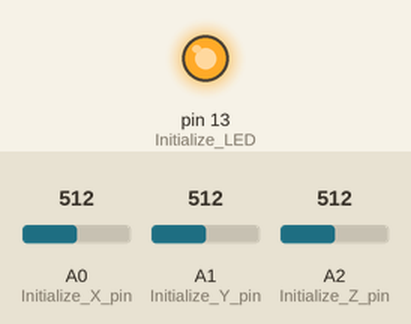
Bench run of a sketch on a simulated Arduino Uno, built with avr-gcc and run on an emulated ATmega328P. Shown: output pins drawn as LEDs (lit = HIGH). Inputs (shaded band) come from the test bench; at power-on: A0 (Initialize_X_pin) = 512, A1 (Initialize_Y_pin) = 512, A2 (Initialize_Z_pin) = 512.

Above: at 0.1 s.
At 19.1 s:
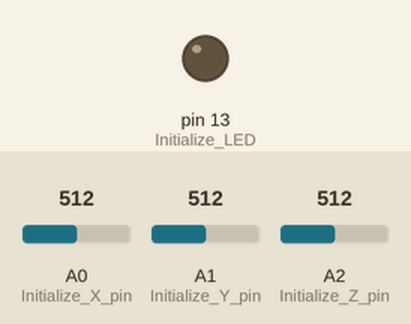
Timing chart, 0 to 24.5 s (numbered marks = the images above):
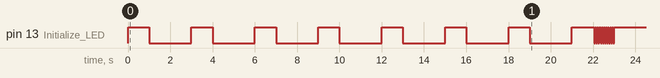

The sketch:

accelerometer_calibration.ino
```cpp
/**
 * Target-Tek (BYU Capstone Team 19) Accelerometer Calibration Prototype Code
 * Our accelerometer needs to be calibrated! We're going to do that by sticking it on
 * a rotating platform, and taking a number of readings equally spaced around a circle.
 * Averaging those readings together will allow us to establish a good normal vector.
 */

#define ERROR_TOLERANCE 20 // Leeway in the accelerometer reading. Accelerometer outputs are from 0 to 1023.
#define ACCELEROMOTER_ZERO 512 // 0g is in the middle of the accelerometer's +-3g range.
#define NUMBER_OF_READINGS 8 // Take 8 readings at 45 degree increments.
#define SETTLING_TIME_DELAY 500 // Wait this long after arriving at a position before taking a reading.
#define TIME_TO_ROTATE 2000 // You have this long to rotate the plate to the next reading point.
#define NUMBER_OF_FLASHES 10 // Number of blinks to indicate we're done. Purely visual in effect.
#define FLASH_DELAY 50 // Time between blinks. Purely visual in effect.

uint16_t x, y, z, x_golden, y_golden, z_golden; // Declare x, y, and z variables, and calibrated averages x,y,z_golden.
uint16_t count; // Number of readings we've taken so far.
uint16_t x_readings[NUMBER_OF_READINGS], y_readings[NUMBER_OF_READINGS], z_readings[NUMBER_OF_READINGS]; // Declare arrays to hold readings to be averaged.

enum state_t {init_st, read_st, rotate_st, math_st, final_st} state;

uint16_t average(uint16_t *val){ // Use like: average(x_readings)
  // Averages our NUMBER_OF_READINGS readings into one.
  uint16_t avg = 0; // Initialize average variable.
  for(uint16_t i=0; i<NUMBER_OF_READINGS; ++i)
    avg += val[i]; // Add together all the readings.
  avg /= NUMBER_OF_READINGS; // Divide by the number of readings.
  return avg;
}

void setup() {
  analogReference(EXTERNAL); // Uses the accelerometer's reference output.
  pinMode(A0, INPUT); // Initialize X pin.
  pinMode(A1, INPUT); // Initialize Y pin.
  pinMode(A2, INPUT); // Initialize Z pin.
  pinMode(LED_BUILTIN, OUTPUT); // Initialize LED.
}

void loop() {
  // Moore actions.
  switch(state){
    case init_st:
      count = 0; // Set count to zero; we've taken zero readings so far.
      break;
    case read_st:
      digitalWrite(LED_BUILTIN, HIGH); // Turn on the LED.
      delay(SETTLING_TIME_DELAY); // Delay so things mechanically settle before taking a reading.
      // Take reading.
      x_readings[count] = analogRead(A0);
      y_readings[count] = analogRead(A1);
      z_readings[count] = analogRead(A2);
      ++count; // Increment count; we've taken another reading.
      delay(SETTLING_TIME_DELAY); // Delay again. Just in case.
      digitalWrite(LED_BUILTIN, LOW); // Turn off the LED.
      break;
    case rotate_st:
      // Stepper datasheet: http://www.ni.com/datasheet/pdf/en/ds-311
      delay(TIME_TO_ROTATE); // This is how much time you have to get the plate in position.
      break;
    case math_st:
      // Blink to say we're done taking readings.
      for(uint16_t i=0; i<NUMBER_OF_FLASHES; ++i){
        digitalWrite(LED_BUILTIN, HIGH); // Turn on the LED.
        delay(FLASH_DELAY); // Wait a moment.
        digitalWrite(LED_BUILTIN, LOW); // Turn off the LED.
        delay(FLASH_DELAY); // Wait a moment.
      }
      // Compute averages of our readings to calibrate the accelerometer.
      x_golden = average(x_readings);
      y_golden = average(y_readings);
      z_golden = average(z_readings);
      break;
    case final_st:
      // Read accelerometer data.
      x = analogRead(A0);
      y = analogRead(A1);
      z = analogRead(A2);
      if(abs(x-x_golden)<ERROR_TOLERANCE && abs(y-y_golden)<ERROR_TOLERANCE) // If you're close to level...
        digitalWrite(LED_BUILTIN, HIGH); // ...turn on LED.
      else
        digitalWrite(LED_BUILTIN, LOW); // If not level, turn off LED.
      break;
  }
  // Mealy actions and transitions.
  switch(state){
    case init_st:
      state = read_st; // Go take a reading.
      break;
    case read_st:
      if(count < NUMBER_OF_READINGS) // If we're not done taking readings...
        state = rotate_st; // ...rotate and go take another one.
      else // If we are done taking readings...
        state = math_st; // ...go to our demonstration mode.
      break;
    case rotate_st:
      state = read_st; // Take another reading.
      break;
    case math_st:
      state = final_st; // Transition to final demonstration state.
      break;
    case final_st:
      // Do nothing.
      break;
  }

}
```

Measured:
- by itself, pin 13 (Initialize_LED): goes 7 × (HIGH 1.0 s, LOW 2.0 s), HIGH 1.1 s, 9 × (LOW 0.05 s, HIGH 0.05 s), LOW 0.05 s, then HIGH
